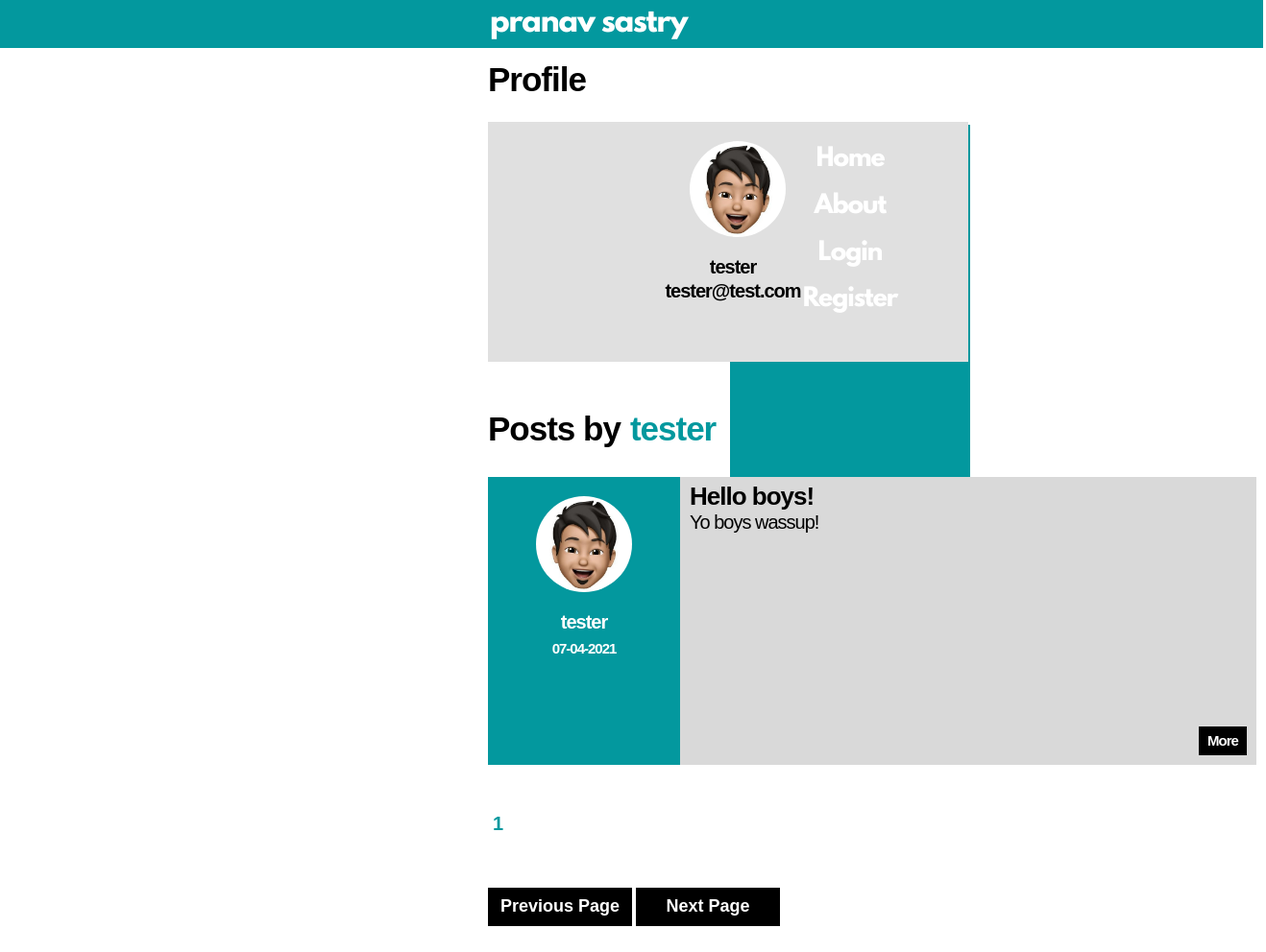
Page /tester on the committed database.
### flaskblog/models.py (models this page shows, shortened)
class User(db.Model,UserMixin):
    id = db.Column(db.Integer,primary_key=True)
    username = db.Column(db.String(20),unique=True,nullable=False)
    email = db.Column(db.String(120),unique=True,nullable=False)
    image_file = db.Column(db.String(20),nullable=False,default='default.png')
    password = db.Column(db.String(60),nullable=False)
    posts = db.relationship('Post',backref='author',lazy=True)

class Post(db.Model):
    id = db.Column(db.Integer,primary_key=True)
    date = db.Column(db.DateTime,nullable=False,default=dt.datetime.utcnow)
    title = db.Column(db.String(100),nullable=False)
    content = db.Column(db.Text,nullable=False)
    user_id = db.Column(db.Integer,db.ForeignKey('user.id'),nullable=False)

### flaskblog/users/routes.py (the view)
@users.route("/<username>")
def profile(username):
    user = User.query.filter_by(username=username).first_or_404()
    if(user is not None):
        image_file = url_for('static',filename='profile_pics/{}'.format(user.image_file))
        page = request.args.get('page',1)
        posts = Post.query.filter_by(author=user).order_by(Post.date.desc()).paginate(per_page=5)
        return render_template("profile.html",image_file=image_file,user=user,posts=posts)
    else:
        image_file = url_for('static',filename='profile_pics/{}'.format('default.png'))
        page = request.args.get('page',1)
        posts = Post.query.filter_by(author=user).order_by(Post.date.desc()).paginate(per_page=5)
        return render_template("profile.html",title="Profile",image_file=image_file,user=user,posts=posts)

### flaskblog/templates/profile.html (shortened to what this page needs)
{% extends "layout.html" %}
{% block content %}
  <h1 style="margin-left:500px;">Profile</h1>
  <div class="post" style="margin-top:20px;height:250px;">
    <img class="user_img" src="{{ image_file }}" style="margin-left:210px;">
    <div style="text-align:center;">
      <h2 style="font-weight:700;">{{ user.username }}</h2>
      <h2 style="font-weight:600;margin-top:-15px;">{{ user.email }}</h2>
    </div>
  </div>
  <div style="height:50px;"></div>
  <h1 style="margin-left:500px;display:inline;">Posts by<h1 style="color:#03989e;display:inline;">{{ user.username }}</h1></h1>
  {% for post in posts.items %}
    <div class="post_card">
      <div class="post_card_left">
        <img class="user_img" style="margin-left:50px;margin-top:20px;" src="{{ url_for('static',filename='profile_pics/{}'.format(post.author.image_file)) }}">
        <h2 style="margin-left:0px;text-align:center;color:white;"><a style="text-decoration:none;color:white;" href="{{ url_for('users.profile',username=post.author.username) }}">{{ post.author.username }}</a></h2>
        <h2 style="margin-top:-10px;margin-left:0px;text-align:center;font-family:'Spartan-MB',sans-serif;font-size:15px;font-weight:600;color:white;">{{ post.date.strftime('%d-%m-%Y') }}</h2>
      </div>
      <button class="button more_button" style="margin-left:740px;margin-top:260px;"><a href="{{ url_for('posts.post_page',username=post.author.username,id=post.id) }}" style="text-decoration:none;color:inherit;"><h2 style="font-size:15px;margin:auto;">More</h2></a></button>
      <div style="margin-top:-285px;margin-left:200px;">
        <h1 style="margin-top:0px;margin-bottom:25px;font-size:26px;"><a style="text-decoration:none;color:inherit;" href="{{ url_for('posts.post_page',username=post.author.username,id=post.id) }}">{{ post.title }}</a></h1>
        {% if post.content|length >=310 %}
          <pre style="white-space:pre-wrap;"><h3 style="margin-top:-25px;font-family:'Spartan-MB',sans-serif;font-weight:normal;">{{ post.content[0:310] }}</h3><pre>
          <h2 style="margin-top:-20px;font-family:'Spartan-MB',sans-serif;font-weight:800;">Continued...</h2>
        {% else %}
          <pre style="white-space:pre-wrap;"><h3 style="margin-top:-25px;font-family:'Spartan-MB',sans-serif;font-weight:normal;">{{ post.content }}</h3><pre>
        {% endif %}
      </div>
    </div>
  {% endfor %}
  <div style="height:50px;"></div>
  <div style="margin-left:500px;">
    {% for page_num in posts.iter_pages(left_edge=1,right_edge=1,left_current=1,right_current=2) %}
      {% if page_num %}
        {% if page_num == posts.page%}
          <a class="paginate_selected" style="text-decoration:none;" href="{{ url_for('users.profile',username=user.username,page=page_num )}}">{{ page_num }}</a>
        {% else %}
          <a class="paginate" style="text-decoration:none;" href="{{ url_for('users.profile',username=user.username,page=page_num )}}">{{ page_num }}</a>
        {% endif %}
      {% else %}
        ...
      {% endif %}
    {% endfor %}
  </div>
  <div style="height:20px;"></div>
  <div>
    <button class="button submit_button" style="width:150px;margin-left:500px;"><a style="text-decoration:none;color:inherit;" href="{{ url_for('users.profile',username=user.username,page=posts.prev_num) }}">Previous Page</a></button>
    <button class="button submit_button" style="width:150px;margin-left:0px;"><a style="text-decoration:none;color:inherit;" href="{{ url_for('users.profile',username=user.username,page=posts.next_num) }}">Next Page</a></button>
  </div>
{% endblock content %}

### flaskblog/static/css/layout.css (style rules this page uses)
.post { height:500px; width:500px; background-color: #e0e0e0; margin-top: 50px; margin-bottom: auto; margin-right: auto; margin-left: 500px; }
.post_card { height:300px; width:800px; background-color: #d9d9d9; margin-top: 50px; margin-bottom: auto; margin-right: auto; margin-left: 500px; position:relative; }
.post_card_left { height:300px; width:200px; background-color: #03989e; margin-left: 0px; margin-top:0px; margin-right: auto; position:relative; }
.more_button { background-color: black; height: 30px; width: 50px; color:white; text-decoration: none; border:none; }
.submit_button { height:40px; width:100px; background-color: black; color:white; border:none; font-family: 'Code-Pro', sans-serif; font-weight: 800; font-size: 18px; margin-top: 35px; margin-left: 380px; }
.user_img { height:100px; width:100px; border-radius:50%; margin-left:200px; margin-top:20px; }
.paginate_selected { font-family: 'Spartan-MB',sans-serif; font-weight: 700; font-size: 20px; height:15px; width:15px; margin-top: 10px; margin-left:5px; margin-right:5px; border:none; color:#03989e; }
h1 { font-family: 'Code-Pro', sans-serif; font-weight: 800; font-size: 35px; margin-left: 10px; letter-spacing:-1px; }
h2 { font-family: 'Code-Pro', sans-serif; font-weight: 800; font-size: 20px; margin-left: 10px; letter-spacing:-1px; }
h3 { font-family: 'Code-Pro', sans-serif; font-weight: 600; font-size: 20px; margin-left: 10px; letter-spacing:-1px; }

### rows in the picture
User: username "tester", email "tester@test.com"
Post: image_file (placeholder picture), author.username "tester", date "07-04-2021", title "Hello boys!", content "Yo boys wassup!"

### other values in the picture
{{ page_num }} "1"
